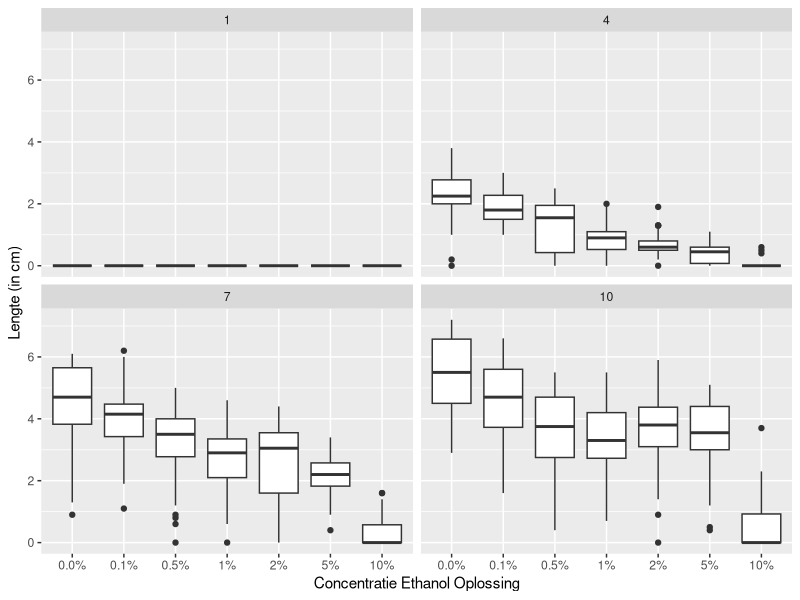
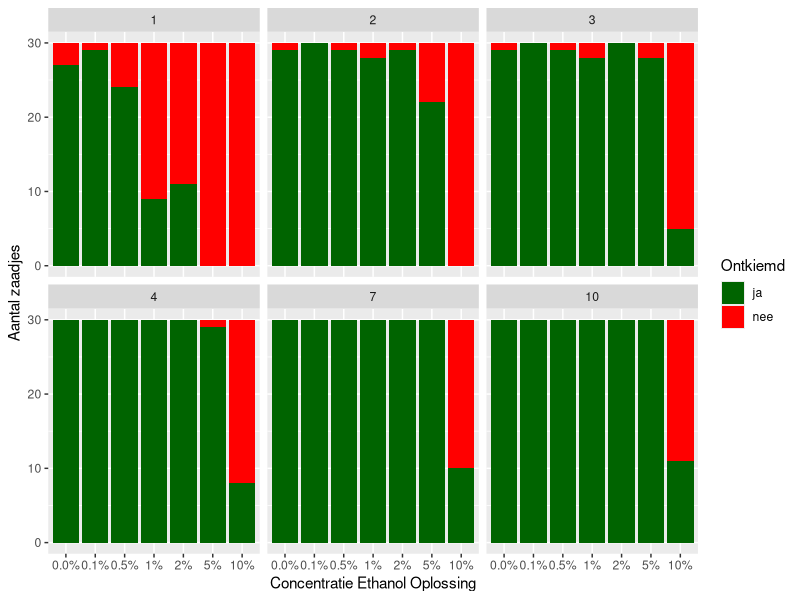
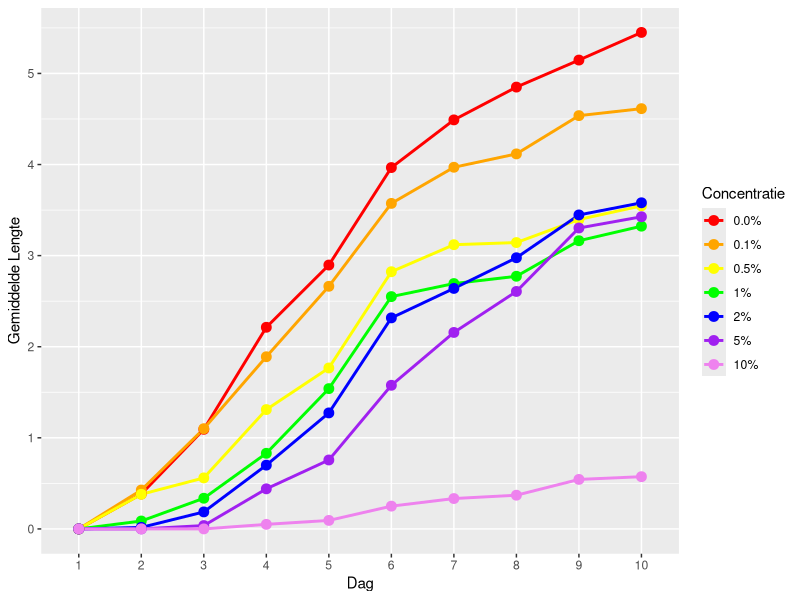
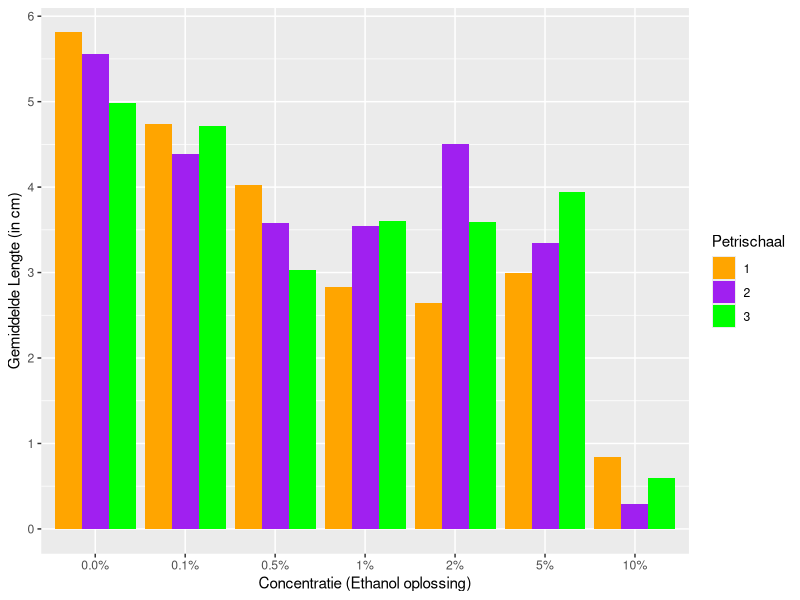

The R script that drew these images, in order:
library("ggplot2")
library("dplyr")
library("tidyverse")
setwd("../raw_data")

df <- read.csv("2026-05-growth-tuinkers-alcohol.csv")
df <- rename(df, concentratie = concentratie_ethanol, lengte = lengte_cm)

df$concentratie <- factor(df$concentratie, levels = c("0.0%", "0.1%", "0.5%", "1%", "2%", "5%", "10%"), ordered = TRUE)
df$dag <- factor(df$dag)


df_day1 <- filter(df, dag %in% c(1,4,7,10))
df_day2 <- filter(df, dag %in% c(1,2,3,4,7,10))
df_day10 <- filter(df, dag == 10)

df_day10$concentratie <- factor(df_day10$concentratie)


data_samenvatting <- df_day2 %>%
  count(dag, concentratie, ontkiemd, name = "aantal")

data_samenvatting$ontkiemd <- factor(data_samenvatting$ontkiemd,
                                     levels = c("ja", "nee"),
                                     ordered = TRUE)

df_mean <- df %>%
  group_by(dag, concentratie) %>%
  summarise(mean_lengte = mean(lengte))

df_mean_petrischaal <- df %>%
  group_by(dag, petrischaal, concentratie) %>%
  summarise(mean_lengte = mean(lengte))

df_day10mean <- filter(df_mean_petrischaal, dag == 10)

# Anova test concnetratie verschillen
anova_resultaten_lengtes <- aov(lengte ~ concentratie, data = df_day10)
summary(anova_resultaten_lengtes)

TukeyHSD(anova_resultaten_lengtes)

# Anova test petrischalen verschillen
anova_model_petri <- aov(mean_lengte ~ petrischaal, data = df_day10mean)
summary(anova_model_petri)


# Chi test ontkieming dag 10
chi_ontkiemd <- chisq.test(table(df_day10$concentratie, df_day10$ontkiemd))
chi_ontkiemd



# Plots 
ggplot(df_day1, aes(x = concentratie, y = lengte)) +
  geom_boxplot() + 
  labs(x = "Concentratie Ethanol Oplossing", y = "Lengte (in cm)") +
  facet_wrap(~ dag)

ggplot(data_samenvatting, aes(x = concentratie, y = aantal, fill = ontkiemd)) +
  geom_bar(stat = "identity", position = position_stack(reverse = TRUE)) +
  scale_fill_manual(values = c("ja"= "darkgreen", "nee"="red"))+
  labs(x = "Concentratie Ethanol Oplossing", y = "Aantal zaadjes", fill = "Ontkiemd") +
  facet_wrap(~ dag)

ggplot(df_mean, aes(x = dag, y = mean_lengte, group = concentratie, color = factor(concentratie))) +
  geom_line(linewidth = 1) +
  geom_point(size = 3) +
  scale_y_continuous(breaks = c(0, 1, 2, 3, 4, 5, 6)) +
  scale_color_manual(values = c("0.0%" = "red", "0.1%" = "orange", "0.5%" = "yellow", "1%" = "green", "2%" = "blue", "5%" = "purple", "10%" = "violet")) +
  labs(x = "Dag", y = "Gemiddelde Lengte", color = "Concentratie")

ggplot(df_day10mean, aes(x = concentratie, y = mean_lengte, group = petrischaal, fill = factor(petrischaal))) +
  geom_col(position = "dodge") +
  scale_y_continuous(breaks = c(0, 1, 2, 3, 4, 5, 6)) +
  scale_fill_manual(values = c("1" = "orange", "2" = "purple", "3" = "green")) +
  labs(x = "Concentratie (Ethanol oplossing)", y = "Gemiddelde Lengte (in cm)", fill = "Petrischaal")
